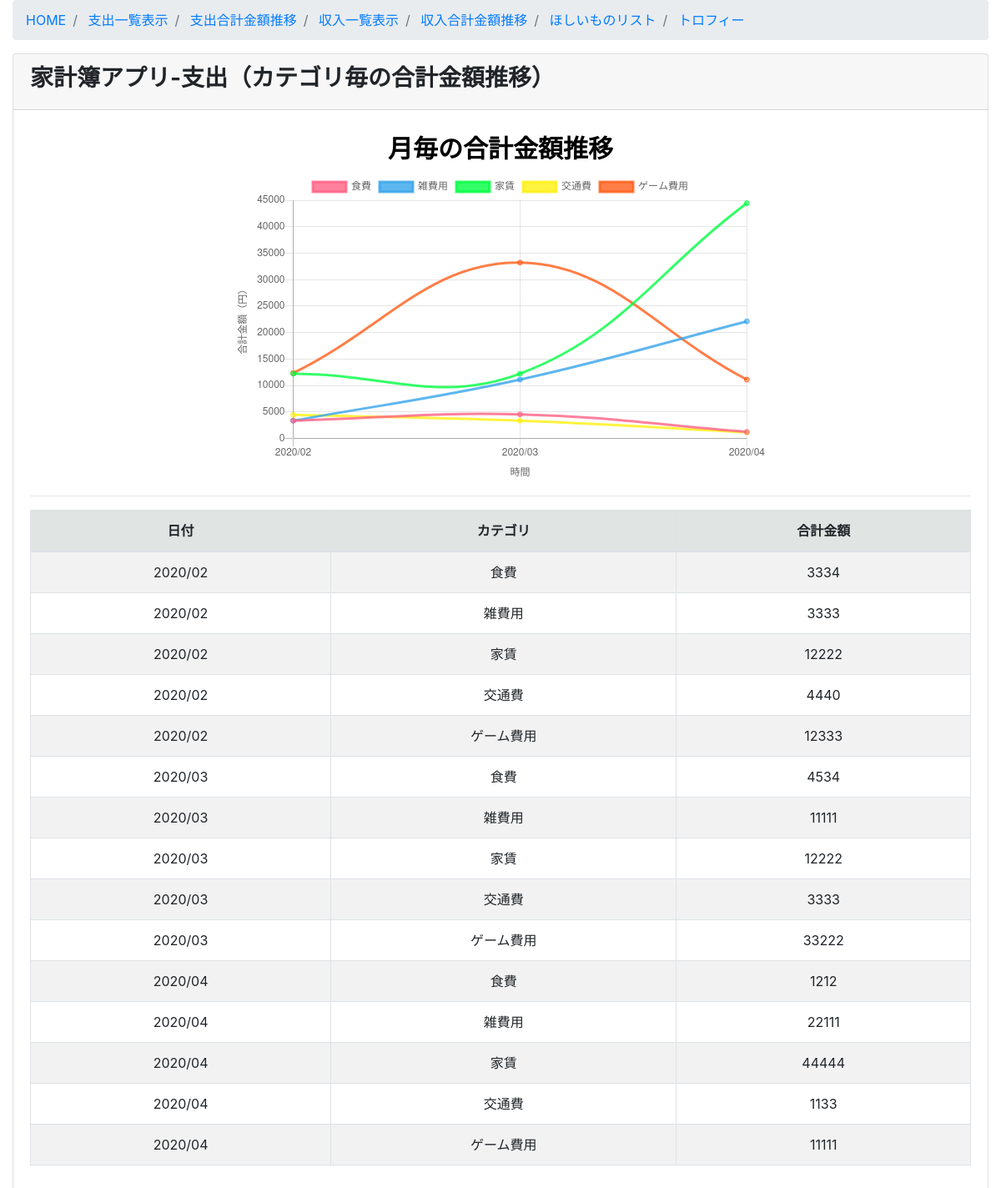
The app's page /expense/expense_analyse/, older data.
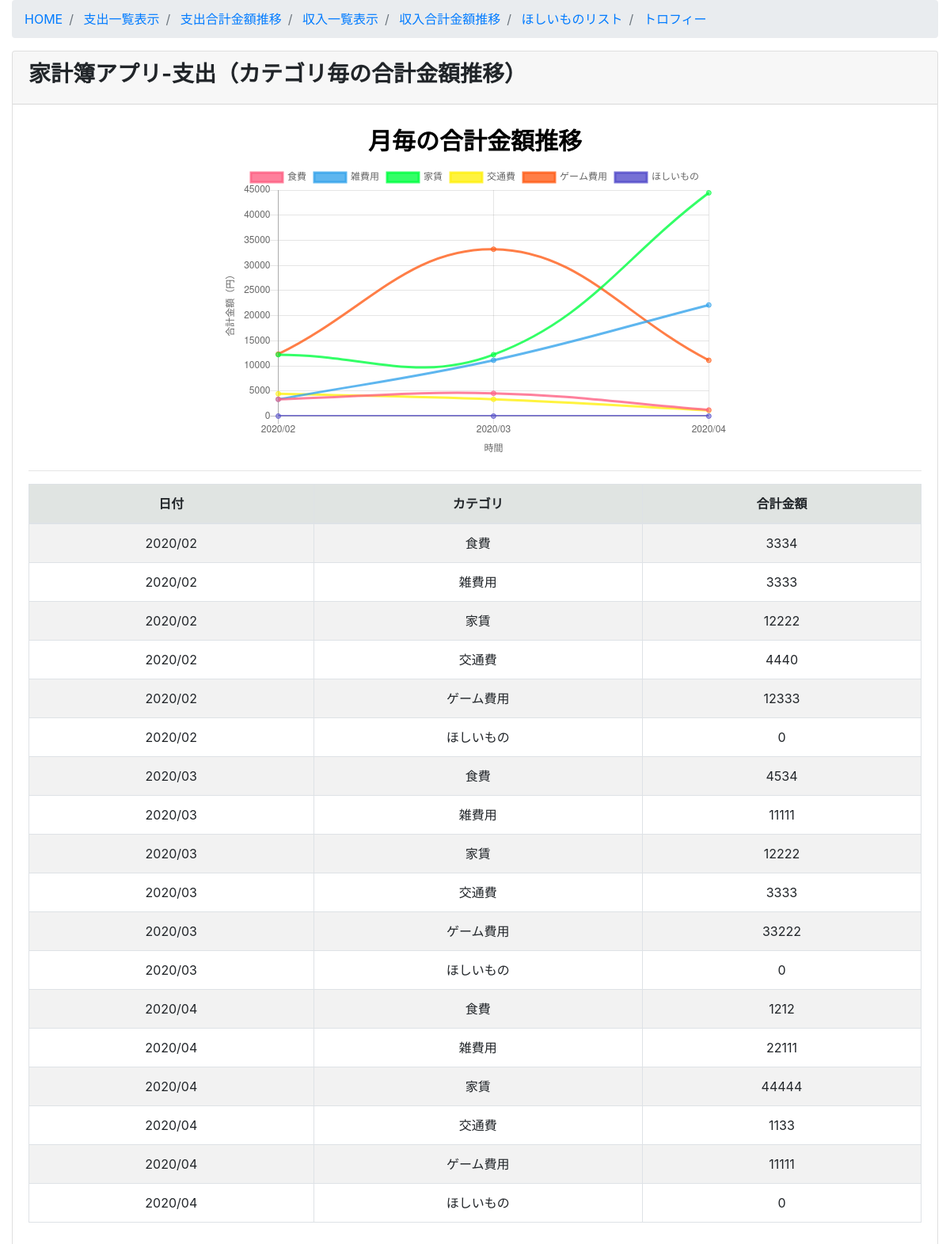
The same page, newer data.
### expense/models.py (models this page shows, shortened)
class Expensecategory(models.Model):
   class Meta:
       db_table ="expensecategory"
       verbose_name ="支出カテゴリ"
       verbose_name_plural ="支出カテゴリ"
   expensecategory_name = models.CharField(max_length=255,unique=True)

### expense/views.py (the view)
# urls.py: path('expense_analyse/', views.expense_analyse, name='expense_analyse'),
def expense_analyse(request):
    expense_data = Expense.objects.all()
    expensecategory_list =[]
    expensecategory_data = Expensecategory.objects.all().order_by('-expensecategory_name')
    for item in expensecategory_data:
        expensecategory_list.append(item.expensecategory_name)
    expensedate_list=[]
    for i in expense_data:
        expensedate_list.append((i.expensedate.strftime('%Y/%m/%d')[:7]))
    expense_x_label = list(set(expensedate_list))
    expense_x_label.sort(reverse=False)
    expense_monthly_sum_data =[]
    for i in range(len(expense_x_label)):
        expense_year,expense_month = expense_x_label[i].split("/")
        expense_month_range = calendar.monthrange(int(expense_year),int(expense_month))[1]
        expense_first_date = expense_year + '-' + expense_month +'-' + '01'
        expense_last_date = expense_year + '-' + expense_month + '-' + str(expense_month_range)
        expense_total_of_month = Expense.objects.filter(expensedate__range=(expense_first_date, expense_last_date))
        expense_category_total = expense_total_of_month.values('expensecategory').annotate(expense_total_price=Sum('expensemoney'))
        for j in range(len(expense_category_total)):
            expensemoney = expense_category_total[j]['expense_total_price']
            expensecategory = Expensecategory.objects.get(pk=expense_category_total[j]['expensecategory'])
            expense_monthly_sum_data.append([expense_x_label[i], expensecategory.expensecategory_name,expensemoney])
    expense_matrix_list =[]
    for item_label in expense_x_label:
        for item_category in expensecategory_list:
            expense_matrix_list.append([item_label, item_category, 0])
    for yyyy_mm,category,total in expense_monthly_sum_data:
        for i,data in enumerate(expense_matrix_list):
            if data[0]==yyyy_mm and data[1] ==category:
                expense_matrix_list[i][2] = total
    border_color_list=['254,97,132,0.8','54,164,235,0.8','0,255,65,0.8','255,241,15,0.8',\
                       '255,94,25,0.8','84,77,203,0.8','204,153,50,0.8','214,216,165,0.8',\
                       '33,30,45,0.8','52,38,89,0.8']
    border_color =[]
    for x,y in zip(expensecategory_list, border_color_list):
        border_color.append([x,y])
    background_color_list=['254,97,132,0.5','54,164,235,0.5','0,255,65,0.5','255,241,15,0.5',\
                           '255,94,25,0.5','84,77,203,0.5','204,153,50,0.5','214,216,165,0.5'\
                           '33,30,45,0.5','52,38,89,0.5']
    background_color =[]
    for x,y in zip(expensecategory_list, background_color_list):
        background_color.append([x,y])
    return render(request, 'expense/expense_analyse.html',{
        'expense_x_label': expense_x_label,
        'expensecategory_list': expensecategory_list,
        'border_color': border_color,
        'background_color': background_color,
        'expense_matrix_list': expense_matrix_list,
                 } )

### templates/expense/expense_analyse.html (shortened to what this page needs)
{% extends 'expense/base.html' %}
{% block content %}
      <div class="card mb-3">
        <div class="card-header">
           <h3><b>家計簿アプリ-支出（カテゴリ毎の合計金額推移）</b></h3></div>
        <div class="card-body">
          <div class="chart_container">
              <canvas id='LineChart' style="position: relative; height:25vh; width:25vw"></canvas>
            </div>
          <table id=expense_list width="100%" class="table table-striped table-bordered table-hover">
                <thead>
                    <tr style="background-color:rgb(224, 228, 226)">
                    <th class="text-center width="10">日付</th>
                    <th class="text-center">カテゴリ</th>
                    <th class="text-center">合計金額</th>
                  </tr>
                </thead>
                <hr>
                <tbody>
                  {% for date, category, total in expense_matrix_list %}
                    <tr class="odd gradeX text-center">
                      <td class="text-center">{{ date }}</td>
                      <td class="text-center">{{ category }}</td>
                      <td class="text-center">{{ total }}</td>
                    </tr>
                {% endfor %}
                </tbody>
              </table>
        </div>
       </div>
{% endblock content %}

Row changes from the older to the newer data that the page shows:
added Expensecategory: expense_matrix_list "ほしいもの" "ほしいもの" "ほしいもの"
Text that changed along with them:
chart data {{ category_name }}: 食費, 雑費用, 家賃, 交通費, ゲーム費用 → 食費, 雑費用, 家賃, 交通費, ゲーム費用, ほしいもの
chart data {{ color }}: 254,97,132,0.8, 54,164,235,0.8, 0,255,65,0.8, 255,241,15,0.8, 255,94,25,0.8 → 254,97,132,0.8, 54,164,235,0.8, 0,255,65,0.8, 255,241,15,0.8, 255,94,25,0.8, 84,77,203,0.8
chart data {{ color }}: 254,97,132,0.5, 54,164,235,0.5, 0,255,65,0.5, 255,241,15,0.5, 255,94,25,0.5 → 254,97,132,0.5, 54,164,235,0.5, 0,255,65,0.5, 255,241,15,0.5, 255,94,25,0.5, 84,77,203,0.5
chart data {{ total }}: 3334, 4534, 1212, 3333, 11111, 22111, 12222, 12222, 44444, 4440, 3333, 1133, 12333, 33222, 11111 → 3334, 4534, 1212, 3333, 11111, 22111, 12222, 12222, 44444, 4440, 3333, 1133, 12333, 33222, 11111, 0, 0, 0
new list line: "2020/02 0"
new list line: "2020/03 0"
new list line: "2020/04 0"
